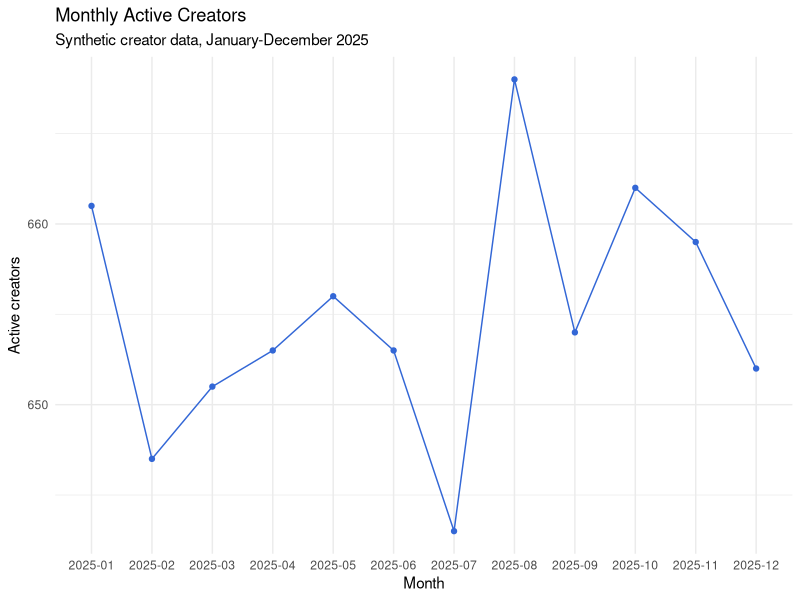
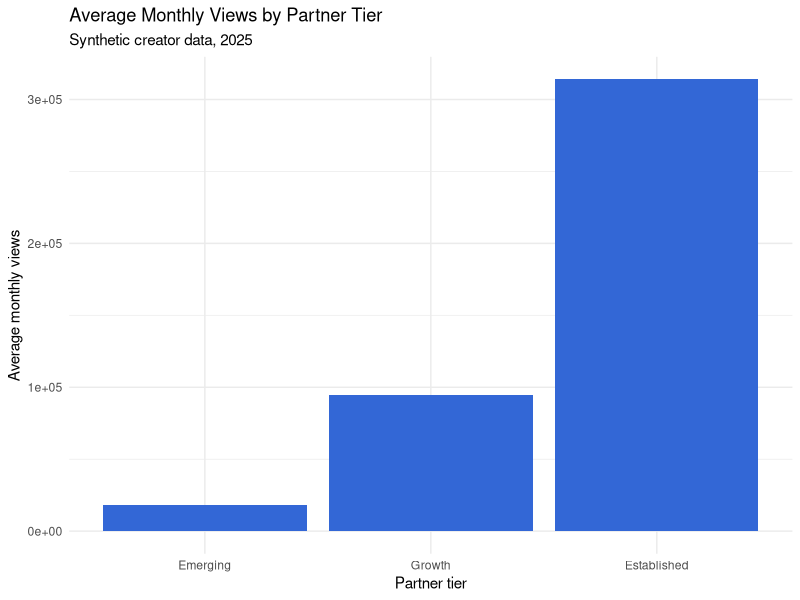
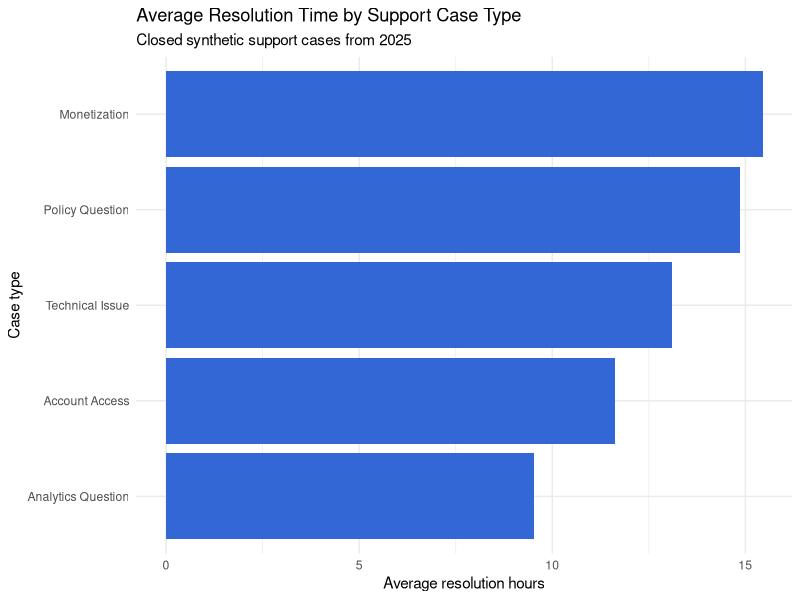

Write the R code that produced these figures, in order.
## ---- chunk 1
library(dplyr)
library(ggplot2)

creators <- read.csv("../data/raw/creators.csv")
performance <- read.csv("../data/raw/monthly_performance.csv")
support_cases <- read.csv("../data/raw/support_cases.csv")
## ---- chunk 2
nrow(creators)
nrow(performance)
nrow(support_cases)

sum(duplicated(creators$creator_id))
sum(duplicated(support_cases$case_id))
sum(is.na(performance$views))
## ---- chunk 3
monthly_summary <- performance %>%
  group_by(performance_month) %>%
  summarise(
    active_creators = sum(uploads > 0),
    total_uploads = sum(uploads),
    total_views = sum(views),
    new_subscribers = sum(new_subscribers)
  )

monthly_summary
## ---- chunk 4
ggplot(monthly_summary, aes(x = performance_month, y = active_creators, group = 1)) +
  geom_line(color = "#3367D6") +
  geom_point(color = "#3367D6") +
  labs(
    title = "Monthly Active Creators",
    subtitle = "Synthetic creator data, January-December 2025",
    x = "Month",
    y = "Active creators"
  ) +
  theme_minimal()
## ---- chunk 5
performance_by_tier <- performance %>%
  left_join(creators, by = "creator_id") %>%
  group_by(partner_tier) %>%
  summarise(
    creators = n_distinct(creator_id),
    avg_monthly_uploads = mean(uploads),
    avg_monthly_views = mean(views),
    avg_monthly_subscribers = mean(new_subscribers)
  ) %>%
  arrange(desc(avg_monthly_views))

performance_by_tier
## ---- chunk 6
ggplot(performance_by_tier, aes(x = reorder(partner_tier, avg_monthly_views), y = avg_monthly_views)) +
  geom_col(fill = "#3367D6") +
  labs(
    title = "Average Monthly Views by Partner Tier",
    subtitle = "Synthetic creator data, 2025",
    x = "Partner tier",
    y = "Average monthly views"
  ) +
  theme_minimal()
## ---- chunk 7
support_summary <- support_cases %>%
  filter(case_status == "Closed") %>%
  group_by(case_type) %>%
  summarise(
    cases = n(),
    avg_resolution_hours = mean(resolution_hours),
    first_contact_resolution_rate = mean(first_contact_resolved),
    avg_satisfaction = mean(satisfaction_score)
  ) %>%
  arrange(desc(cases))

support_summary
## ---- chunk 8
ggplot(support_summary, aes(x = reorder(case_type, avg_resolution_hours), y = avg_resolution_hours)) +
  geom_col(fill = "#3367D6") +
  coord_flip() +
  labs(
    title = "Average Resolution Time by Support Case Type",
    subtitle = "Closed synthetic support cases from 2025",
    x = "Case type",
    y = "Average resolution hours"
  ) +
  theme_minimal()
